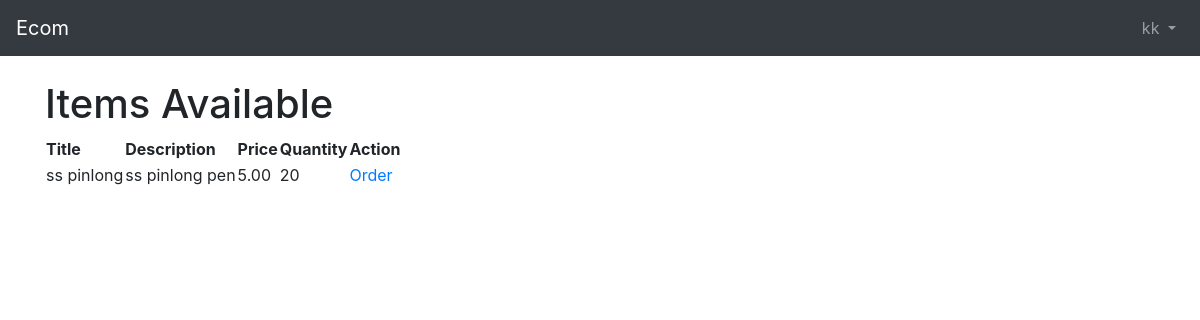
Page /customer_orders/ (signed in) on the earlier database version.
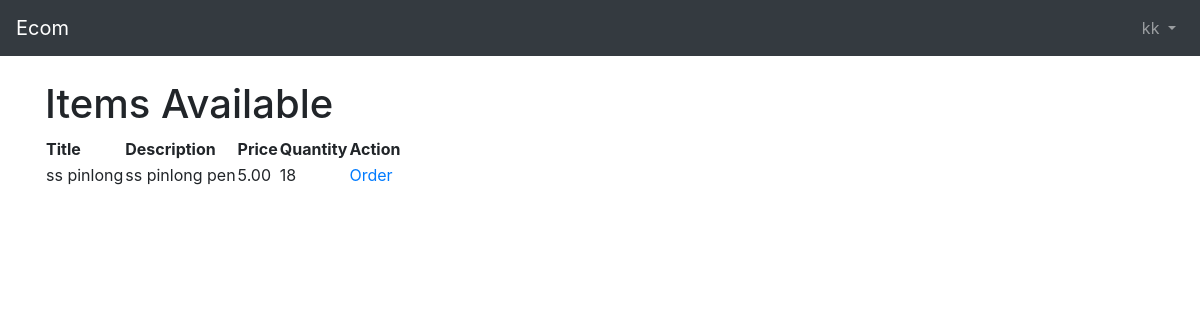
Same page on the later database version.
### items/models.py (models this page shows, shortened)
class Item(models.Model):
    title = models.CharField(max_length=255)
    description = models.TextField()
    price = models.DecimalField(max_digits=10, decimal_places=2)
    quantity = models.PositiveIntegerField()
    seller = models.ForeignKey(User, on_delete=models.CASCADE, related_name='items')

### orders/views.py (the view)
# urls.py: path('', CustomerHomeView.as_view(), name='customer_home'),
class CustomerHomeView(LoginRequiredMixin, ListView):
    model = Item
    template_name = 'customer_home.html'
    context_object_name = 'items'
    def get_queryset(self):
        return Item.objects.filter(quantity__gt=0)

### templates/customer_home.html
{% extends 'base.html' %}
{% block content %}
<h1>Items Available</h1>
<table>
    <tr>
        <th>Title</th>
        <th>Description</th>
        <th>Price</th>
        <th>Quantity</th>
        <th>Action</th>
    </tr>
    {% for item in items %}
    <tr>
        <td>{{ item.title }}</td>
        <td>{{ item.description }}</td>
        <td>{{ item.price }}</td>
        <td>{{ item.quantity }}</td>
        <td>
            <a href="{% url 'place_order' item.id %}">Order</a>
        </td>
    </tr>
    {% endfor %}
</table>
{% endblock content %}

Differences in the rows shown:
changed Item "ss pinlong": quantity "20" → "18"
